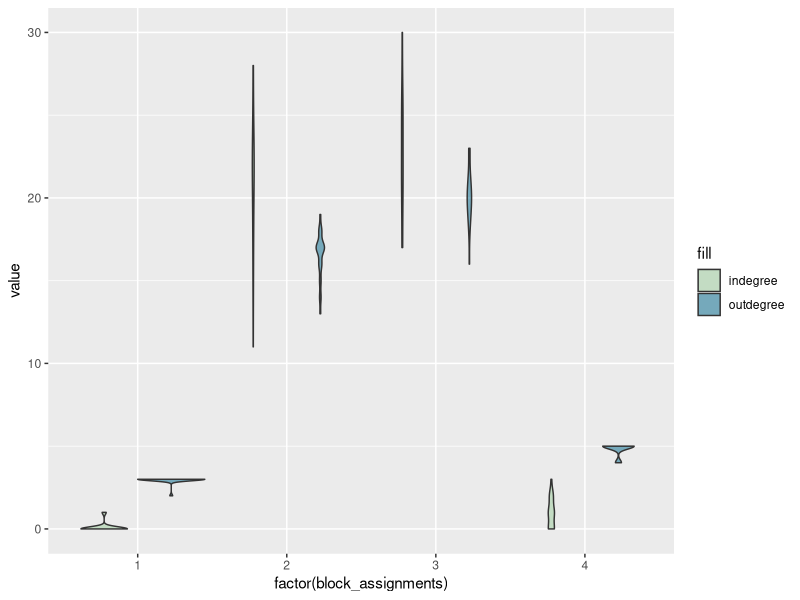

Reproduce this figure in R. (Note: this script raises an error after producing the figure.)
###########################################################################################################

# Simulate network with SBM and node-specific max degree

###########################################################################################################
# Load packages
#install.packages("igraph")
library(igraph)
library(ggplot2)

# Load function
simulate_SBM_max_degree <- function(n, block_sizes, block_probs, max_deg, block_assignments) {
  adj_matrix <- matrix(0, nrow = n, ncol = n)
  for (i in 1:n) {
    potential_out_edges <- setdiff(1:n, i)
    prob <- block_probs[block_assignments[i], block_assignments[potential_out_edges]]
    prob[is.na(prob)] <- 0
    out_edges <- sample(potential_out_edges, size = max_deg[i], replace = TRUE, prob = prob)
    adj_matrix[i, out_edges] <- 1
      }
  return(adj_matrix)
}

###########################################################################################################

# Specify the number of nodes and the number of blocks
N <- 100
num_blocks <- 4
block_sizes <- c(25, 25, 25, 25)

#creat a data frame for individuals and their IDs
indiv <- data.frame(
			ID = 1:N, 
			block_assignments = rep(1:4, each=25)
				)

# Define maximum out-degree for each node
# Here we create a vector of max outdegrees for each block
# But you can just supply the vector of food return counts
food_returns <- c(rep(3, 25), rep(20, 25), rep(25, 25), rep(5, 25))
max_deg <- food_returns

# Specify the probability of a connection between each pair of blocks
# This is the probability of each block sharing with each other block
# e.g., think of block 1 as kids and they are very unlike to share
# row 2 could be young adults and they're likely to share most with children and elderly (i.e., elements 1 and 4 in that row)
# Need to play around with the probabilities
block_probs <- matrix(c(0.0001, 0.0001, 0.0001, 0.0001,
                        0.2, 0.05, 0.05, 0.05,
                        0.2, 0.05, 0.05, 0.05,
                        0.2, 0.0001, 0.0001, 0.0001),
                      nrow = num_blocks, ncol = num_blocks)
block_probs

# Generate the network
network <- simulate_SBM_max_degree(N, block_sizes, block_probs, max_deg, indiv$block_assignments)

# Look to see who's sending and receiving ties
indiv$out_degree <- rowSums(network)
indiv$in_degree <- colSums(network)

data <- reshape(indiv, 
        direction = "long",
        varying = list(names(indiv)[3:4]),
        v.names = "value",
        idvar = c("ID", "block_assignments"),
        timevar = "degree",
        times = c("outdegree", "indegree")
       )

# Take a quick look at the distributions of in and out-degree
  ggplot(data, aes(fill=factor(degree), y=value, x=factor(block_assignments))) + 
    geom_violin(position="dodge", alpha=0.5) +
    scale_fill_manual(values=c("darkseagreen3", "deepskyblue4"), name="fill")
    theme_bw()  +
    xlab("Age Class") +
    ylab("Number of Ties") +
    ylim(0,25)

# Given eventual changing block assignments (e.g., individuals age), should probably create a unique ID for individuals and match on that
g <- graph_from_adjacency_matrix(network)
V(g)$ID <- indiv$ID
V(g)$age_class <- indiv$block_assignments[match(V(g)$ID, indiv$ID)]
V(g)$colour[V(g)$age_class == 1] <- "darkseagreen3"
V(g)$colour[V(g)$age_class == 2] <- "goldenrod3"
V(g)$colour[V(g)$age_class == 3] <- "deepskyblue4"
V(g)$colour[V(g)$age_class == 4] <- "darkorchid4"

# Lets plot to see what the network looks like
# We'll colour by age class 
plot(g, edge.arrow.size=0.15, vertex.size=5,
      vertex.label = NA, vertex.color = V(g)$colour, edge.curved=0.4, layout = layout_nicely)
